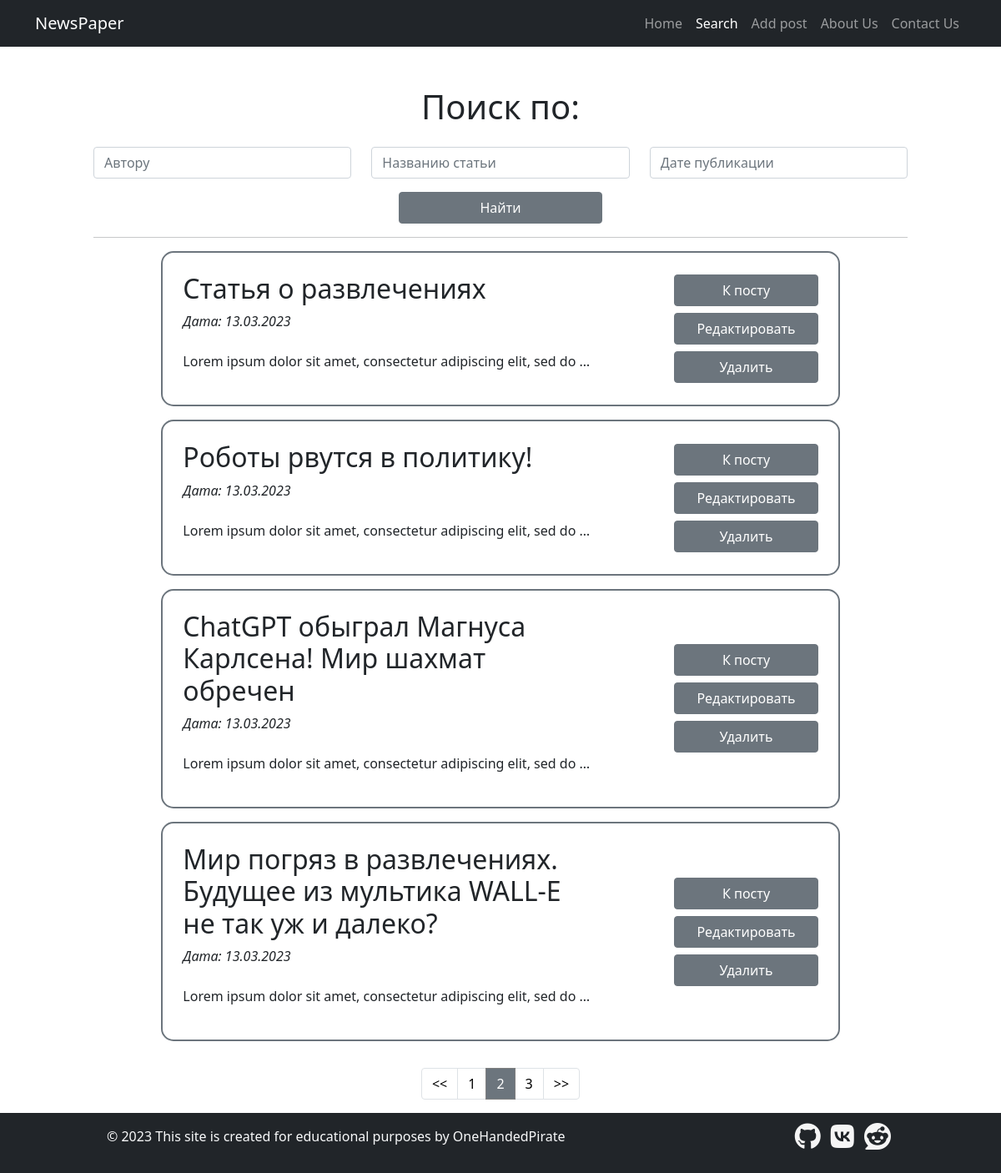
The page /news/search/?page=2 on the database its author committed.
### news/models.py (models this page shows, shortened)
class Attitude:
    '''Миксин-класс для моделей с полем rating'''

class Post(models.Model, Attitude):
    author = models.ForeignKey(Author, on_delete=models.CASCADE)
    type = models.CharField(max_length=1,
                            choices=[('N', 'Новость'), ('A', 'Статья')],
                            default='A')
    publish_time = models.DateTimeField(auto_now_add=True)
    category = models.ManyToManyField(Category, through='PostCategory')
    title = models.CharField(max_length=150)
    text = models.TextField()
    rating = models.IntegerField(default=0)

### news/views.py (the view)
# urls.py: path('search/', SearchPost.as_view(), name='search'),
class SearchPost(ListView):
    model = Post
    template_name = 'news/search.html'
    context_object_name = 'search'
    paginate_by = 4
    def get_context_data(self, *, object_list=None, **kwargs):
        context = super().get_context_data(**kwargs)
        context['menu'] = menu
        context['filter'] = PostFilter(self.request.GET, queryset=self.get_queryset())
        context['filter_params'] = get_filter_params(self.request)
        return context
    def get_queryset(self):
        queryset = super().get_queryset()
        return PostFilter(self.request.GET, queryset=queryset).qs

### news/templatetags/news/custom_filters.py (called while the page is built)
@register.filter(name='censor')
def censor(value):
    banned_words = ['пьер', 'японии', 'париж', 'текст', 'олимпийск']
    original_text = value.split()
    bad_words = []
    for indx, word in enumerate(value.lower().split()):
        for bad_word in banned_words:
            if bad_word in word:
                bad_words.append(indx)
    for bad_word in bad_words:
        original_text[bad_word] = '*нехорошее слово*'
    return ' '.join(original_text)

### news/utils.py (called while the page is built)
def get_filter_params(request):
    temp = {p: v for p, v in request.GET.copy().items() if p != 'page'}
    if any([not not v for v in temp.values()]):
        return ''.join([f'&{p}={v}' for p, v in temp.items() if v])
    else:
        return None

### news/templates/news/search.html (shortened to what this page needs)
{% extends 'news/default.html' %}
{% load news.custom_filters %}
{% block content %}
    <h1>Поиск по:</h1>
    <form method="get" class="mt-4">
        <div class='row'>
        {% for f in filter.form %}
            <div class="col-4">{{ f }}</div>
        {% endfor %}
        </div>
        <div class="d-grid gap-2 col-3 mx-auto">
            <button type="submit" class="btn btn-secondary mt-3">Найти</button>
        </div>
        <hr>
    </form>
    {% for post in search %}
        {% include 'news/post_in_list.html' %}
    {% endfor %}
{% endblock %}

### news/templates/news/post_in_list.html (shortened to what this page needs)
{% load news.custom_filters %}
<div class="container-fluid col-sm-12 col-lg-10 rounded-5 border border-2 border-secondary p-4 mt-3 mb-3" style="border-radius: 15px">
    <div class="row justify-content-between">
        <div class="text-start col-8">
            <h2>{{ post.title | censor}}</h2>
            <p class="fst-italic">Дата: {{ post.publish_time|date:'d.m.Y'}}</p>
            <p class="mt-4">{{ post.text | truncatewords:10 | censor}}</p>
        </div>
            <div class="text-end col-3 d-flex flex-column align-items-end justify-content-center">
                <div class="w-100">
                    <a class="btn btn-secondary btn-block w-100" href="{% url 'post' post.pk %}">К посту</a>
                </div>
                <div class="w-100">
                    <a class="btn btn-secondary btn-block w-100 mb-2 mt-2" href="{% url 'post_update' post.pk %}">Редактировать</a>
                </div>
                <div class="w-100">
                    <button type="button" class="btn btn-secondary btn-block w-100" data-bs-toggle="modal" data-bs-target="#deleteModal{{ post.pk }}">Удалить</button>
                </div>
            </div>
    </div>
</div>

### rows shown on the page
Post: title|censor "Статья о развлечениях", publish_time "13.03.2023", text|censor "Lorem ipsum dolor sit amet, consectetur adipiscing elit, sed do …"
Post: title|censor "Роботы рвутся в политику!", publish_time "13.03.2023", text|censor "Lorem ipsum dolor sit amet, consectetur adipiscing elit, sed do …"
Post: title|censor "ChatGPT обыграл Магнуса Карлсена! Мир шахмат обречен", publish_time "13.03.2023", text|censor "Lorem ipsum dolor sit amet, consectetur adipiscing elit, sed do …"
Post: title|censor "Мир погряз в развлечениях. Будущее из мультика WALL-E не так уж и далеко?", publish_time "13.03.2023", text|censor "Lorem ipsum dolor sit amet, consectetur adipiscing elit, sed do …"

### other values the page prints
{{ item.title }} "Home" "Add post"
{{ item.title }} "Search"
{{ item.title }} "About Us" "Contact Us"
{{ num }} "1" "3"
{{ num }} "2"
